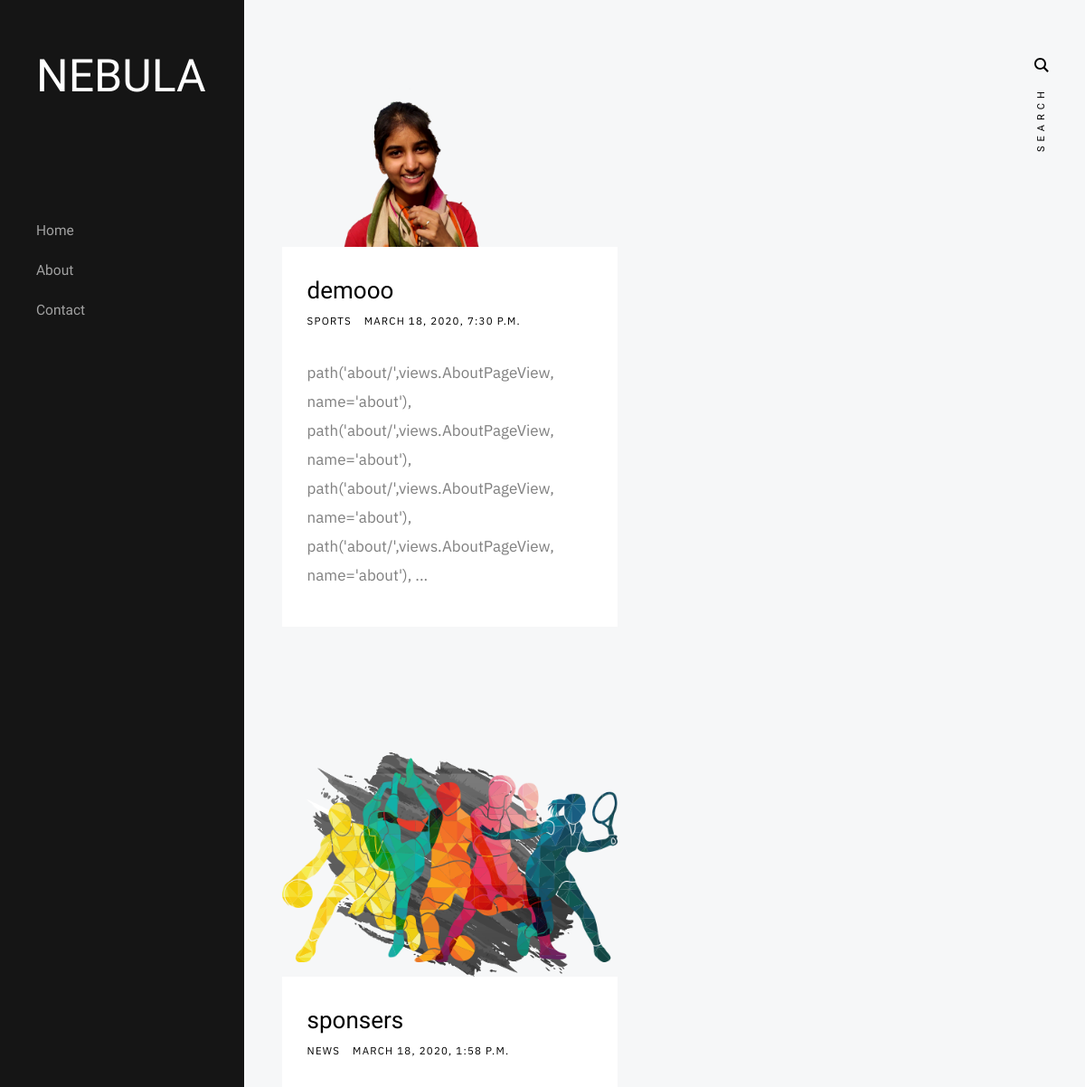
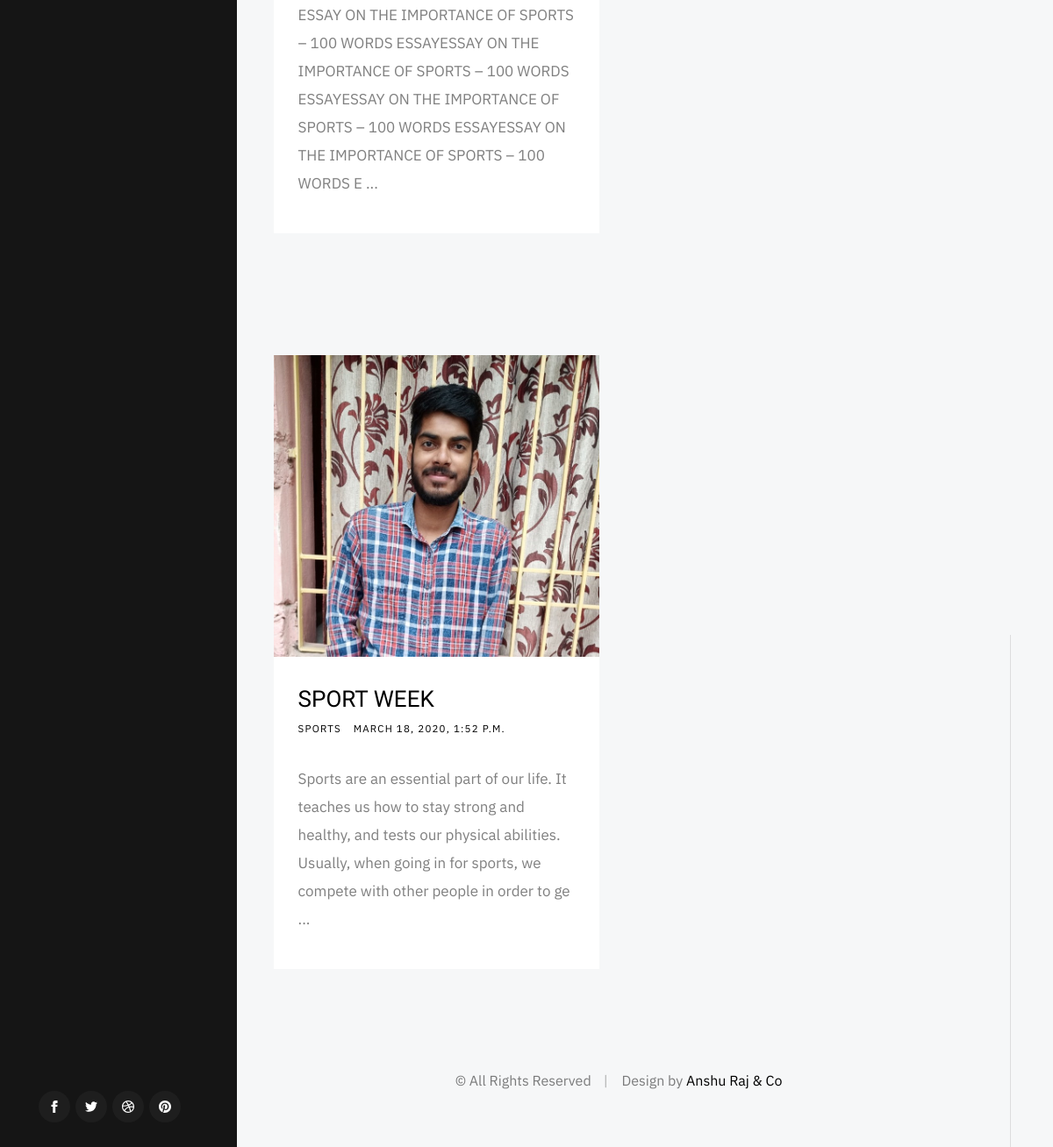
Before: / with the older database file (2 pictures, top to bottom).
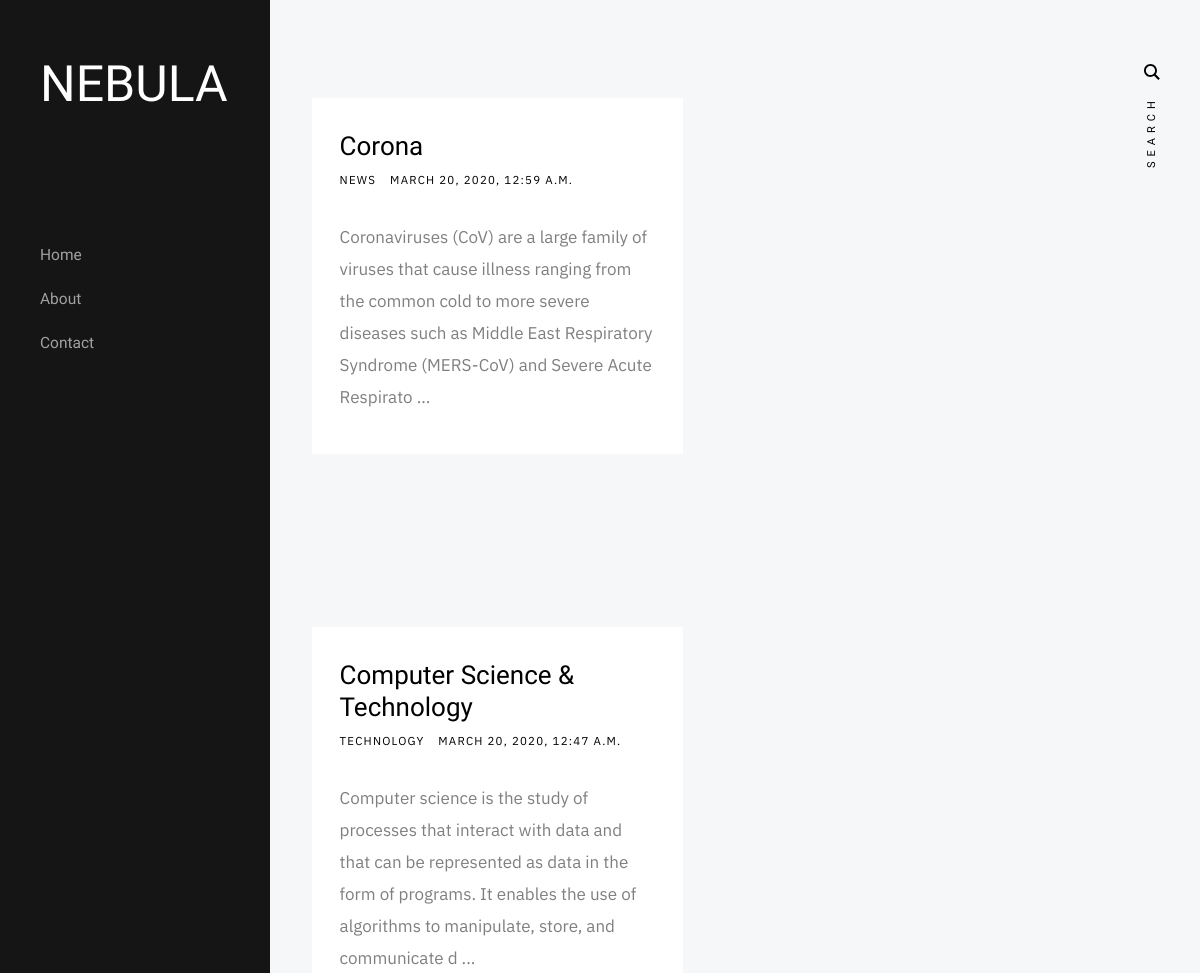
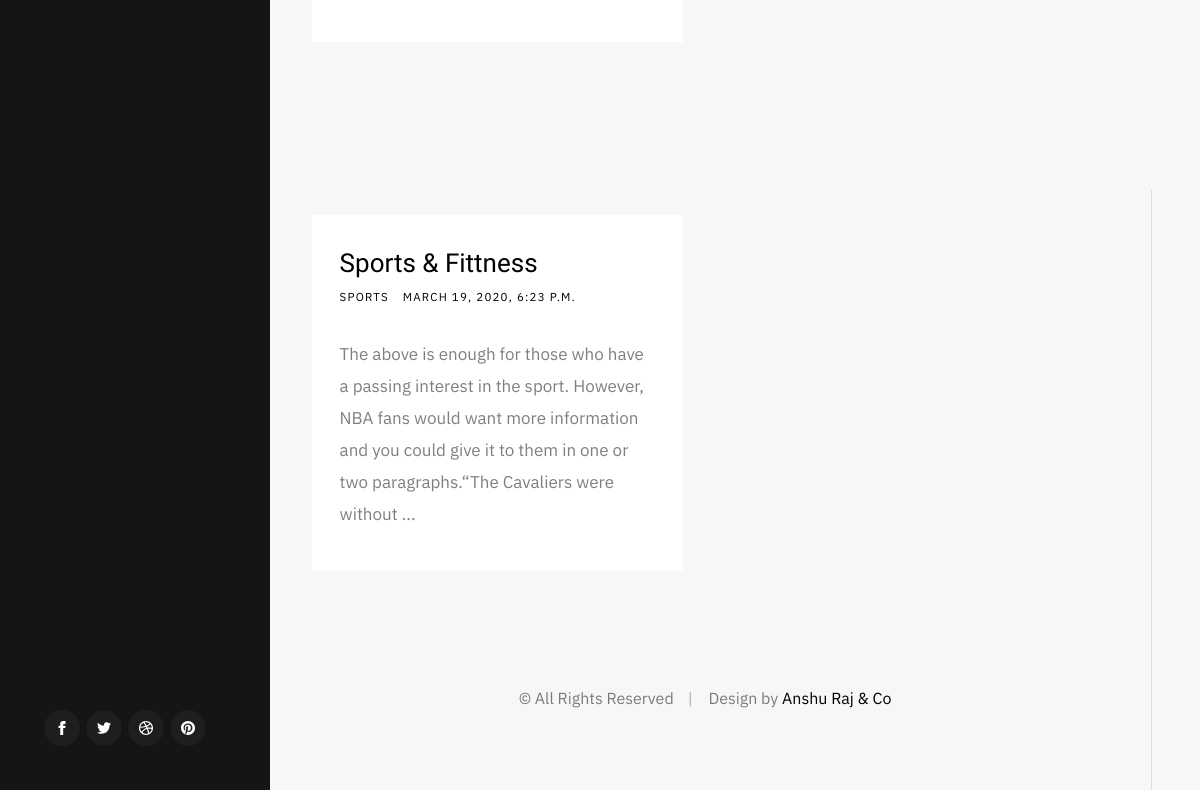
After: the same page with the newer database file (2 pictures, top to bottom).
### blog/models.py (models this page shows, shortened)
class Post(models.Model):
    CATEGORY_CHOICES= (
        ('Technology','Technology'),
        ('News','News'),
        ('Sports','Sports')
    )
    cover = models.FileField(default='')
    cover2 = models.FileField(default='')
    title =  models.CharField(max_length=2000)
    slug= models.SlugField(default='')
    author = models.CharField(max_length=2000,default='')
    text = models.TextField(default='')
    text2 = models.TextField(default='')
    quote = models.CharField(max_length=2000,default='')
    quote_name = models.CharField(max_length=2000,default='')
    l_heading = models.CharField(max_length=2000,default='')
    l_heading_text = models.CharField(max_length=2000,default='')
    s_heading = models.CharField(max_length=2000,default='')
    s_heading_text = models.CharField(max_length=2000,default='')
    category = models.CharField(max_length=2000, choices = CATEGORY_CHOICES)
    created_date = models.DateTimeField(default='')
    tag_1 = models.CharField(max_length=2000,default='')
    tag_2 = models.CharField(max_length=2000,default='')
    tag_3 = models.CharField(max_length=2000,default='')
    class Meta:
           ordering =['-created_date']

### blog/views.py (the view)
# urls.py: path('',HomePageView.as_view(),name='home'),
class HomePageView(ListView):
    model = Post
    template_name= 'home.html'

### templates/home.html (shortened to what this page needs)
{% extends 'base.html' %}
{% block content %}
{% for post in object_list%}
<div class="s-content">
    <div class="masonry-wrap">
        <div class="masonry">
            <article class="masonry__brick entry format-standard animate-this">
                <div class="entry__thumb">
                    <a href="{% url 'post_detail' post.slug %}" class="entry__thumb-link">
                        <img src="{{post.cover.url }}"  alt="">
                    </a>
                </div>
                <div class="entry__text">
                    <div class="entry__header">
                        <h2 class="entry__title"><a href="single-standard.html">{{ post.title }}</a></h2>
                        <div class="entry__meta">
                            <span class="entry__meta-cat">
                                <a href="category.html">{{post.category}}</a>
                            </span>
                            <span class="entry__meta-date">
                                <a href="single-standard.html">{{post.created_date}}</a>
                            </span>
                        </div>
                    </div>
                    <div class="entry__excerpt">
                        <p>
                            {{post.text | slice:":200 "}} ...
                        </p>
                    </div>
                </div>
            </article>
        </div>
    </div>
</div>
{% endfor %}
{% endblock content %}

### templates/base.html (shortened to what this page needs)
{%load static %}
<!DOCTYPE html>
<html class="no-js" lang="en">
<head>
    <link rel="stylesheet" href="{% static 'css/base.css'%}">
    <link rel="stylesheet" href="{% static 'css/vendor.css' %}">
    <link rel="stylesheet" href="{% static 'css/main.css' %}">
</head>
<body>
    <div id="top" class="s-wrap site-wrapper">
        <header class="s-header">
            <div class="header__top">
                <div class="header__logo">
                    <a class="site-logo" href="{% url 'home' %}">
                        <h1 class="nebula">NEBULA</h1>
                    </a>
                </div>
            </div>
            <nav class="header__nav-wrap">
                <ul class="header__nav">
                    <li><a href="{% url 'home' %}" title="">Home</a></li>
                    <li><a href="{% url 'about' %}" title="">About</a></li>
                    <li><a href="{% url 'contact' %}" title="">Contact</a></li>
                </ul>
                <ul class="header__social">
                    <li class="ss-facebook">
                        <a href="https://facebook.com/">
                        </a>
                    </li>
                    <li class="ss-twitter">
                        <a href="#0">
                        </a>
                    </li>
                    <li class="ss-dribbble">
                        <a href="#0">
                        </a>
                    </li>
                    <li class="ss-pinterest">
                        <a href="#0">
                        </a>
                    </li>
                </ul>
            </nav>
        </header>
            <body>
                <div>
                    {% block content %}
                    {% endblock content %}
                </div>
            </body>
        <footer class="s-footer">
            <div class="row">
                <div class="column large-full footer__content">
                    <div class="footer__copyright">
                        <span>&copy; All Rights Reserved</span>
                        <span>Design by <a href="#">Anshu Raj & Co</a></span>
                    </div>
                </div>
            </div>
        </footer>
    </div>
</body>

### static/css/base.css (style rules this page uses)
html { line-height: 1.15; -webkit-text-size-adjust: 100%; }
body { margin: 0; }
h1 { font-size: 2em; margin: 0.67em 0; }
a { background-color: transparent; }
html { font-size: 62.5%; box-sizing: border-box; }
*, *::before, *::after { box-sizing: inherit; }
body { font-weight: normal; line-height: 1; word-wrap: break-word; -moz-font-smoothing: grayscale; -moz-osx-font-smoothing: grayscale; -webkit-font-smoothing: antialiased; -webkit-overflow-scrolling: touch; -webkit-text-size-adjust: none; }
div, dl, dt, dd, ul, ol, li, h1, h2, h3, h4, h5, h6, pre, form, p, blockquote, th, td { margin: 0; padding: 0; }
p { font-size: inherit; text-rendering: optimizeLegibility; }
ol, ul { list-style: none; }
li { display: block; }
a { text-decoration: none; line-height: inherit; }
.row { width: 89%; max-width: 1200px; margin: 0 auto; display: -ms-flexbox; display: -webkit-flex; display: flex; -webkit-flex-flow: row wrap; -ms-flex-flow: row wrap; flex-flow: row wrap; }
.column { -webkit-flex: 1 1 0%; -ms-flex: 1 1 0%; flex: 1 1 0%; padding: 0 20px; }
.large-12, .large-full { -webkit-flex: 0 0 100%; -ms-flex: 0 0 100%; flex: 0 0 100%; max-width: 100%; }
@media screen and (max-width:1200px) { .column { padding: 0 16px; } }

### templates/base.html (style rules this page uses)
.nebula { color: white; font-size: 5rem; position: relative; top: -7rem; font-family: 'Shadows Into Light', cursive; }

Changed rows visible on the page:
removed Post: cover (picture), title "demooo", category "SPORTS", created_date "MARCH 18, 2020, 7:30 P.M.", text "path('about/',views.AboutPageView, name='about'), path('about/',views.AboutPageView, name='about'), path('about/',views.AboutPageView, name='about'), path('about/',views.AboutPageView, name='about'),"
removed Post: cover (picture), title "sponsers", category "NEWS", created_date "MARCH 18, 2020, 1:58 P.M.", text "ESSAY ON THE IMPORTANCE OF SPORTS – 100 WORDS ESSAYESSAY ON THE IMPORTANCE OF SPORTS – 100 WORDS ESSAYESSAY ON THE IMPORTANCE OF SPORTS – 100 WORDS ESSAYESSAY ON THE IMPORTANCE OF SPORTS – 100 WORDS E"
removed Post: cover (picture), title "SPORT WEEK", category "SPORTS", created_date "MARCH 18, 2020, 1:52 P.M.", text "Sports are an essential part of our life. It teaches us how to stay strong and healthy, and tests our physical abilities. Usually, when going in for sports, we compete with other people in order to ge"
added Post: title "Corona", category "NEWS", created_date "MARCH 20, 2020, 12:59 A.M.", text "Coronaviruses (CoV) are a large family of viruses that cause illness ranging from the common cold to more severe diseases such as Middle East Respiratory Syndrome (MERS-CoV) and Severe Acute Respirato"
added Post: title "Computer Science & Technology", category "TECHNOLOGY", created_date "MARCH 20, 2020, 12:47 A.M.", text "Computer science is the study of processes that interact with data and that can be represented as data in the form of programs. It enables the use of algorithms to manipulate, store, and communicate d"
added Post: title "Sports & Fittness", category "SPORTS", created_date "MARCH 19, 2020, 6:23 P.M.", text "The above is enough for those who have a passing interest in the sport. However, NBA fans would want more information and you could give it to them in one or two paragraphs.“The Cavaliers were without"
